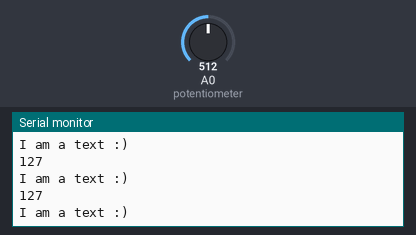
The sketch below on a simulated Arduino Uno, built with avr-gcc and run on an emulated ATmega328P. Shown: the last lines printed to the serial monitor. Inputs (shaded band) come from the test bench; at power-on: A0 (potentiometer) = 512.

Above: at 1.2 s.
1.3 s: A0 (potentiometer) set to 716
At 1.71 s:
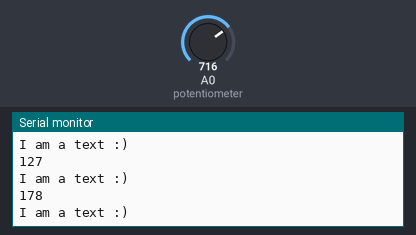
2.8 s: A0 (potentiometer) set to 900
At 3.21 s:
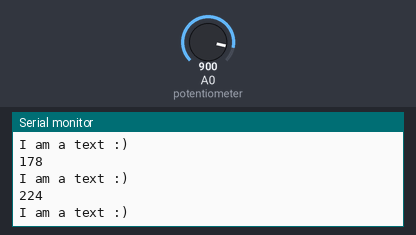
Timing chart, 0 to 5.8 s (numbered marks = the images above; inputs shaded):
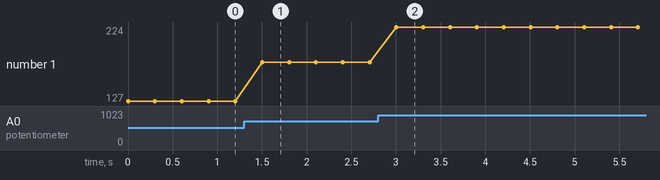

The sketch:

SerialToCsharp.ino
```cpp
//Autor: Stefan Schindlegger
//This program reads an analog value from a potentiometer and sends it over the serial port to the PC.
//A C# program reads the incoming values and prints them in the console.

int potentiometerValue = 0;  //variable to store the value of the potentiometer
int toSend = 0;              //the value which is sent to the C# program
int potentiometer = A0;      //name of the analog pin to which the potentiometer is connected

void setup(){
  pinMode(potentiometer, INPUT);  //define the analog pin as input
  Serial.begin(9600);             //define the serial connection with a boud rate of 9600
}

//for each iteration of the loop:
void loop(){
  potentiometerValue = analogRead(potentiometer);  //the ADC of the Arduino maps the input voltage
                                                   //of the analog pin (A0) to a value between 0-1023 (10 bit ADC -> 2^10 = 1024)

  toSend = map(potentiometerValue, 0, 1023, 0, 255);  //now the potentioometerValue is maped to a value between 0 and 255
  Serial.println(toSend); // then the value is sent to the C# program
  Serial.println("I am a text :)"); //this is to show that you can also send text

  delay(300); //a short delay
}
```

Measured:
- after the input at 1.3 s, the serial monitor: prints a new line after 0.20 s (image 1)
- after the input at 2.8 s, the serial monitor: prints a new line after 0.21 s (image 2)
- plotted number 1: 127 → 178 after the input at 1.3 s, 178 → 224 after the input at 2.8 s
